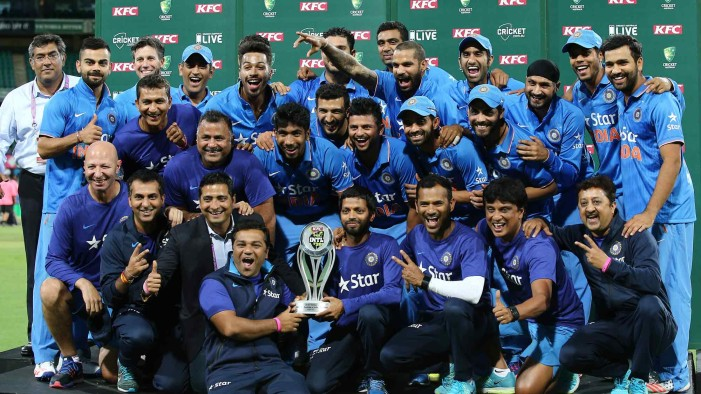
#> input picture PyImage_Misc/getting-yourself-oriented/ind2.jpg, 701 x 394 px
$ python detect_face.py   (older library calls are emulated)
#> lines starting #> are read from the running program, lines starting #| are printed output that depends on the picture; after the words box and inside, x2 and y2 are one past the last pixel; in counts of white or black regions, pixels touching at a corner belong together
# USAGE
# python detect_face.py

# import the necessary packages
import cv2

# load our image and convert it to grayscale
image = cv2.imread("ind2.jpg")
#> image is the input picture: shape (394, 701, 3); mean B, G, R 98.5, 84.1, 66.3
gray = cv2.cvtColor(image, cv2.COLOR_BGR2GRAY)
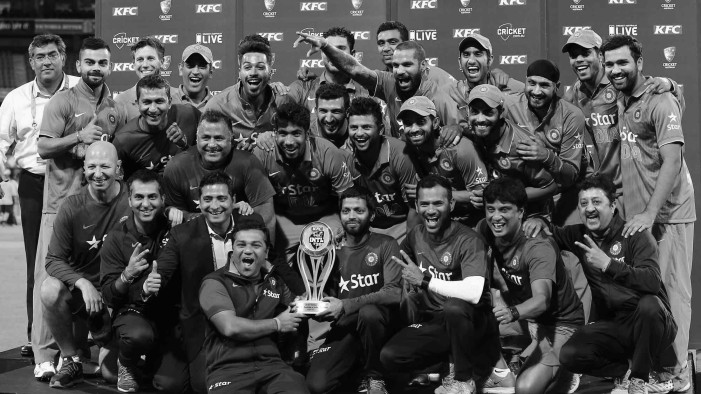
#> gray: shape (394, 701); min 0, max 255, mean 80.4

# load the face detector and detect faces in the image
detector = cv2.CascadeClassifier("haarcascade_frontalface_default.xml")
rects = detector.detectMultiScale(gray, scaleFactor=1.05, minNeighbors=7,
	minSize=(30, 30), flags=cv2.cv.CV_HAAR_SCALE_IMAGE)
#> rects = 19 rows, first 6: [369, 29, 35, 35], [24, 38, 44, 44], [453, 39, 39, 39], [128, 45, 34, 34], [77, 49, 38, 38], [234, 52, 39, 39]

# loop over the faces and draw a rectangle surrounding eac
for (x, y, w, h) in rects:
	cv2.rectangle(image, (x, y), (x + w, y + h), (0, 255, 0), 2)
#> this loop made 19 passes
#> (x, y, w, h) on passes 1 to 12: (369, 29, 35, 35), (24, 38, 44, 44), (453, 39, 39, 39), (128, 45, 34, 34), (77, 49, 38, 38), (234, 52, 39, 39), (311, 96, 38, 38), (344, 115, 33, 33), (125, 181, 41, 41), (413, 189, 37, 37), (570, 186, 43, 43), (479, 194, 39, 39)
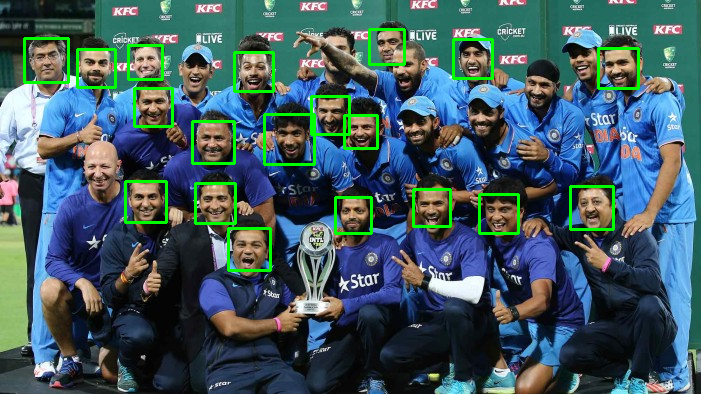
#> image: shape (394, 701, 3); 3.21% of pixels changed, all inside (x1, y1, x2, y2) = (23, 28, 640, 272)

# show the detected faces
cv2.imshow("Faces", image)
cv2.waitKey(0)

$ run again, with PyImage_Misc/getting-yourself-oriented/sudhar.jpg copied over PyImage_Misc/getting-yourself-oriented/ind2.jpg
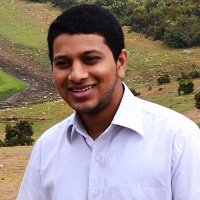
#> input picture PyImage_Misc/getting-yourself-oriented/sudhar.jpg, 200 x 200 px
#> image is the input picture: shape (200, 200, 3); mean B, G, R 128.6, 136.8, 150.3
#> `gray = cv2.cvtColor(image, cv2.COLOR_BGR2GRAY)`:
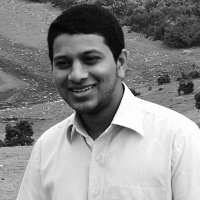
#> gray: shape (200, 200); min 1, max 255, mean 139.9
#> rects = [[36, 29, 83, 83]]
#> the loop `for (x, y, w, h) in rects:` made 1 pass
#> after the loop `for (x, y, w, h) in rects:`:
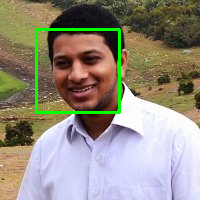
#> image: shape (200, 200, 3); 2.48% of pixels changed, all inside (x1, y1, x2, y2) = (35, 28, 121, 114)

$ run again, with PyImage_Misc/getting-yourself-oriented/ceos.jpeg copied over PyImage_Misc/getting-yourself-oriented/ind2.jpg
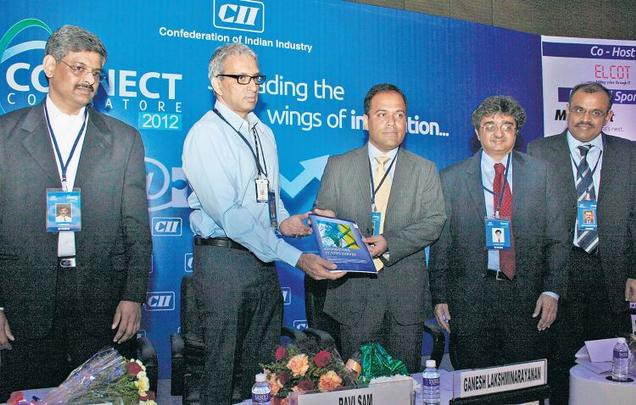
#> input picture PyImage_Misc/getting-yourself-oriented/ceos.jpeg, 636 x 405 px
#> image is the input picture: shape (405, 636, 3); mean B, G, R 131.1, 110, 79.5
#> `gray = cv2.cvtColor(image, cv2.COLOR_BGR2GRAY)`:
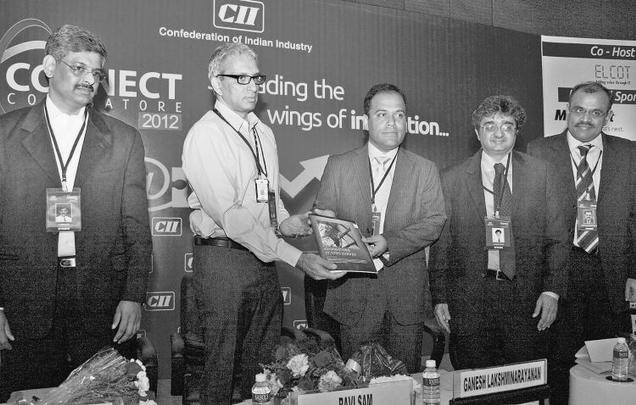
#> gray: shape (405, 636); min 0, max 255, mean 103.3
#> rects = [[366, 97, 49, 49], [475, 109, 48, 48], [561, 92, 50, 50], [58, 50, 55, 55]]
#> the loop `for (x, y, w, h) in rects:` made 4 passes
#> after the loop `for (x, y, w, h) in rects:`:
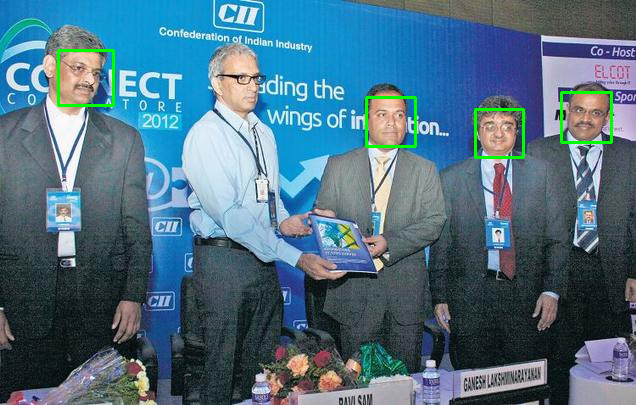
#> image: shape (405, 636, 3); 0.93% of pixels changed, all inside (x1, y1, x2, y2) = (57, 49, 613, 159)
